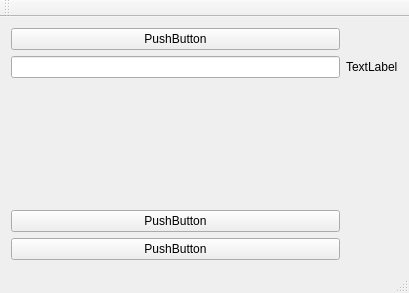
<?xml version="1.0" encoding="UTF-8"?>
<ui version="4.0">
 <class>MainWindow</class>
 <widget class="QMainWindow" name="MainWindow">
  <property name="geometry">
   <rect>
    <x>0</x>
    <y>0</y>
    <width>409</width>
    <height>293</height>
   </rect>
  </property>
  <property name="windowTitle">
   <string>MainWindow</string>
  </property>
  <widget class="QWidget" name="centralWidget">
   <layout class="QGridLayout" name="gridLayout">
    <item row="1" column="1">
     <widget class="QLabel" name="label">
      <property name="text">
       <string>TextLabel</string>
      </property>
     </widget>
    </item>
    <item row="1" column="0">
     <widget class="QLineEdit" name="lineEdit"/>
    </item>
    <item row="4" column="0">
     <widget class="QPushButton" name="pushButton">
      <property name="text">
       <string>PushButton</string>
      </property>
     </widget>
    </item>
    <item row="3" column="0">
     <widget class="QPushButton" name="pushButton_2">
      <property name="text">
       <string>PushButton</string>
      </property>
     </widget>
    </item>
    <item row="0" column="0">
     <widget class="QPushButton" name="pushButton_3">
      <property name="text">
       <string>PushButton</string>
      </property>
     </widget>
    </item>
    <item row="3" column="1">
     <layout class="QGridLayout" name="gridLayout_2"/>
    </item>
    <item row="4" column="1">
     <layout class="QFormLayout" name="formLayout"/>
    </item>
    <item row="2" column="0">
     <spacer name="verticalSpacer">
      <property name="orientation">
       <enum>Qt::Vertical</enum>
      </property>
      <property name="sizeHint" stdset="0">
       <size>
        <width>0</width>
        <height>10</height>
       </size>
      </property>
     </spacer>
    </item>
   </layout>
  </widget>
  <widget class="QMenuBar" name="menuBar">
   <property name="geometry">
    <rect>
     <x>0</x>
     <y>0</y>
     <width>409</width>
     <height>21</height>
    </rect>
   </property>
  </widget>
  <widget class="QToolBar" name="mainToolBar">
   <attribute name="toolBarArea">
    <enum>TopToolBarArea</enum>
   </attribute>
   <attribute name="toolBarBreak">
    <bool>false</bool>
   </attribute>
  </widget>
  <widget class="QStatusBar" name="statusBar"/>
 </widget>
 <layoutdefault spacing="6" margin="11"/>
 <resources/>
 <connections/>
</ui>
